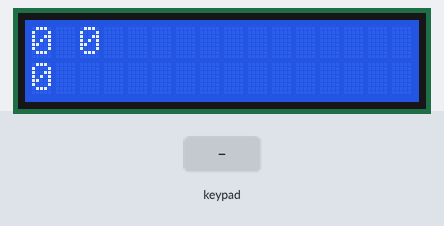
The sketch below on a simulated Arduino Uno, built with avr-gcc and run on an emulated ATmega328P. Parts: 16×2 character LCD. The test bench sets the inputs (shaded band).

Above: at 6.3 s.
6.4 s: keypad keys 2 3 4 5 A pressed 0.4 s apart
At 9.3 s:
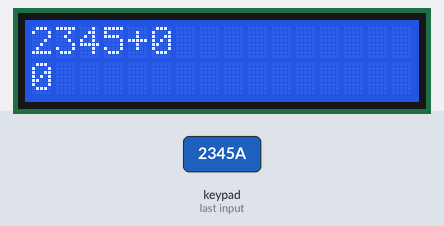
9.9 s: key '#' pressed
At 11.1 s:
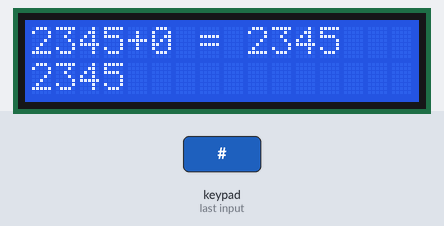
11.4 s: key 'B' pressed
13.0 s: keypad keys 2 3 4 5 D pressed 0.4 s apart
At 15.1 s:
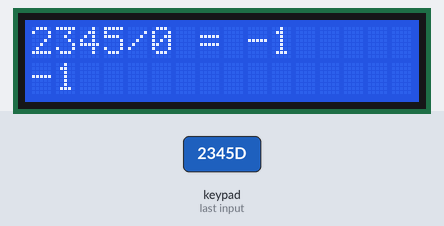
16.5 s: key '*' pressed
At 17.0 s:
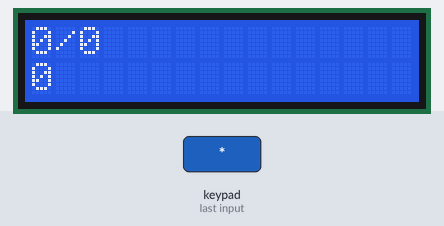
Timing chart, 0 to 19.0 s (numbered marks = the images above; inputs shaded):
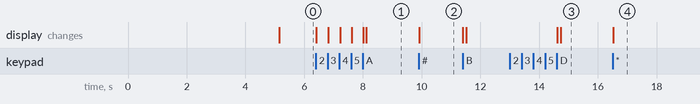

Measured:
- after the input at 6.4 s, the display: first changes at once (image 1 shows a later state)
- after the input at 9.9 s, the display: changes at once (image 2)
- after the input at 13.0 s, the display: first changes after 1.6 s (image 3 shows a later state)
- after the input at 16.5 s, the display: changes at once (image 4)

The sketch:

calculator_vfinal.ino
```cpp
// Includem librariile

//#include <LiquidCrystal.h>
#include <LiquidCrystal_I2C.h>
#include <Keypad.h>

const byte ROWS = 4;
const byte COLS = 4;

// definim keyboard-ul
char keys[ROWS][COLS] = {
  {'1','2','3','A'},
  {'4','5','6','B'},
  {'7','8','9','c'},
  {'*','0','#','D'}
};

byte rowPins[ROWS] = { 2, 3, 4, 5 };  // Conectam ROW0, ROW1, ROW2 si ROW3 la pinii arduino
byte colPins[COLS] = { 6, 7, 8, 9 };  // Conectam COL1, COL2, COL3 si COL4 la pinii arduino

Keypad kpd = Keypad (makeKeymap(keys), rowPins, colPins, ROWS, COLS );  // creare tastatura

LiquidCrystal_I2C lcd(0x27, 16, 2);

 long Num1, Num2, Number;
 char key, action;
 boolean result = false;


 void setup(){
  lcd.init();                      // initializare lcd
  lcd.init();
  lcd.backlight();
  lcd.setCursor(4,0);
  lcd.print("PROIECT"); // mesaj initial rand 1
  lcd.setCursor(4, 1);
  lcd.print("ARDUINO"); //mesaj initial rand 2
  delay(5000);
  lcd.clear();
 }

 void loop(){
  key = kpd.getKey(); // memorez valoarea tastei apasate

  if(key!=NO_KEY)
  {
    DetectButtons();
  }
  if(result==true)
  {
    CalculateResult();
  }
  DisplayResult();
 }

 void DetectButtons()
 {
  lcd.clear();

  if(key == '1')
  {
    if(Number == 0) Number = 1;
    else Number = (Number * 10) + 1;  // buton apasat de 2 ori
  }

  if(key == '2')
  {
    if(Number == 0) Number = 2;
    else Number = (Number *10) + 2;
  }

  if(key == '3')
  {
    if(Number == 0) Number = 3;
    else Number = (Number * 10) + 3;
  }

  if(key == '4')
  {
    if(Number == 0) Number = 4;
    else Number = (Number * 10) + 4;
  }

  if(key == '5')
  {
    if(Number == 0) Number = 5;
    else Number = (Number * 10) + 5;
  }

  if(key == '6')
  {
    if(Number == 0) Number = 6;
    else Number = (Number * 10) + 6;
  }

  if(key == '7')
  {
    if(Number == 0) Number = 7;
    else Number = (Number * 10) + 7;
  }

  if(key == '8')
  {
    if(Number == 0) Number = 8;
    else Number = (Number * 10) + 8;
  }

  if(key == '9')
  {
    if(Number == 0) Number = 9;
    else Number = (Number * 10) + 9;
  }

  if(key == '*')  // buton anulare operatie
  {
    Number = Num1 = Num2 = 0;
    result = false;
  }

  if(key == '0')
  {
    if(Number == 0) Number = 0;
    else Number = (Number * 10) + 0;
  }

  if(key == '#')
  {
    Num2 = Number;
    result = true;
  }

  if(key == 'A' || key == 'B' || key == 'C' || key == 'D')  // Butoanele din a patra coloana
  {
    Num1 = Number;
    Number = 0;
    if(key == 'A') action = '+';
    if(key == 'B') action = '-';
    if(key == 'C') action = '*';
    if(key == 'D') action = '/';
    delay(100);
  }
 }

 void CalculateResult()
 {
  if(action == '+') Number = Num1 + Num2;
  if(action == '-') Number = Num1 - Num2;
  if(action == '*') Number = Num1 * Num2;
  if(action == '/') Number = Num1 / Num2;
 }

 void DisplayResult()
 {
  lcd.setCursor(0, 0);
  lcd.print(Num1);
  lcd.print(action);
  lcd.print(Num2);
  if(result == true)  // Afisare rezultat
  {
    lcd.print(" = ");
    lcd.print(Number);
  }
  lcd.setCursor(0, 1);
  lcd.print(Number);  // Afisare rezultat
 }
```
